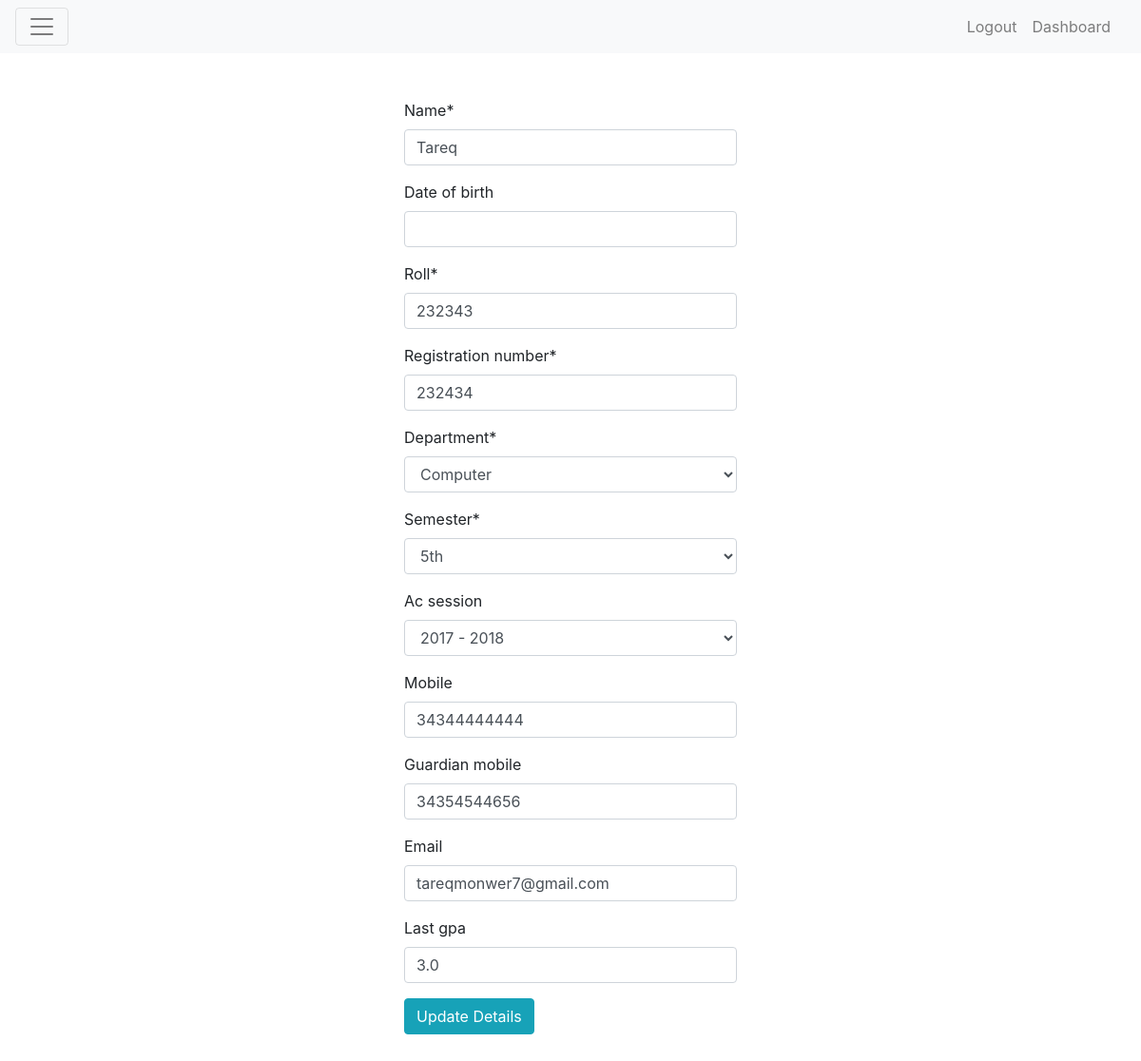
The app's page /students/update/1/ (signed in) with its own data.
### students/models.py (models this page shows, shortened)
class Student(models.Model):
    name = models.CharField(max_length=100)
    date_of_birth = models.DateField(blank=True, null=True)
    roll = models.CharField(max_length=6, unique=True)
    registration_number = models.CharField(max_length=6, unique=True)
    department = models.ForeignKey(Department, on_delete=models.CASCADE)
    semester = models.ForeignKey(Semester, on_delete=models.CASCADE, default='1st')
    ac_session = models.ForeignKey(AcademicSession, on_delete=models.CASCADE, blank=True, null=True)
    mobile = models.CharField(max_length=11, blank=True, null=True)
    guardian_mobile = models.CharField(max_length=11, blank=True, null=True)
    email = models.EmailField(blank=True, null=True)
    last_gpa = models.FloatField(blank=True, null=True)

class Department(models.Model):
    name = models.CharField(max_length=255, unique=True)
    head = models.ForeignKey(Teacher, on_delete=models.CASCADE, blank=True, null=True)
    establish_date = models.DateField(auto_now_add=True)
    def __str__(self):
        return str(self.name)

### students/views.py (the view, shortened to what this page needs)
# urls.py: path('update/<int:pk>/', views.student_update_view.as_view(), name='update_student'),
class student_update_view(LoginRequiredMixin, UpdateView):
    model = Student
    fields = '__all__'
    template_name = 'students/update_student.html'

### students/models.py (called while the page is built)
    def __str__(self):
        return '{} - {}'.format(self.year, self.year + 1)

    def __str__(self):
        if self.number == 1:
            return '1st'
        if self.number == 2:
            return '2nd'
        if self.number == 3:
            return '3rd'
        if 3 < self.number <= 12:
            return '%sth' % self.number

### templates/students/update_student.html (shortened to what this page needs)
{% extends 'layout.html' %}
{% load crispy_forms_tags %}
{% block content %}
<section id="update-student">
  <div id="update-student-inner">
    <div class="container">
      <div class="row justify-content-center">
        <div class="col-4 py-5">
          <div id="student-update-form">
            <form action="." method="post">
              {{ form|crispy }}
              <input class="btn btn-info" type="submit" value="Update Details">
            </form>
          </div>
        </div>
      </div>
    </div>
  </div>
</section>
{% endblock %}

### records on screen
Student: name "Tareq", roll "232343", registration_number "232434", department "Computer", semester "5th", ac_session "2017 - 2018", mobile "34344444444", guardian_mobile "34354544656", email "tareqmonwer7@gmail.com", last_gpa "3.0"
